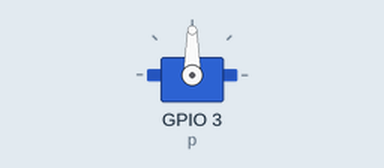
Recording of a program running on a simulated Raspberry Pi (BCM pin numbers). On the bench: servo. Servo angles are drawn from the pulse width (0.5 ms = 0°, 2.5 ms = 180°).

Above: at 0.05 s.
At 1.5 s:
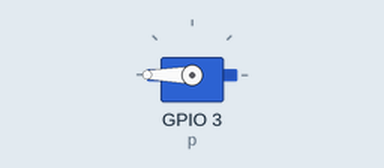
At 3.0 s:
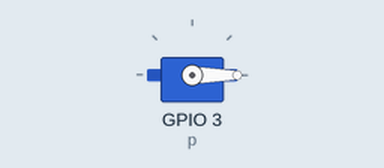
Timing chart, 0 to 6.9 s (numbered marks = the images above):
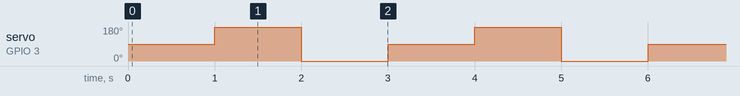

Measured:
- by itself, servo on GPIO 3 (p): repeats every 3.0 s: 0° 1.0 s, 90° 1.0 s, 180° 1.0 s

The program:

SERVO__1_.py
```python
import RPi.GPIO as IO        # calling for header file for GPIO’s of PI
import time                           # calling for time to provide delays in program
IO.setwarnings(False)          # do not show any warnings
IO.setmode (IO.BCM)            # programming the GPIO by BCM pin numbers. (like PIN29 as‘GPIO5’)
IO.setup(3,IO.OUT)             # initialize GPIO19 as an output
p = IO.PWM(3,50)              # GPIO19 as PWM output, with 50Hz frequency
p.start(7.5)                             # generate PWM signal with 7.5% duty cycle
while 1:                                                       # execute loop forever
        p.ChangeDutyCycle(7.5)                   # change duty cycle for getting the servo position to 90º
        time.sleep(1)                                      # sleep for 1 second
        p.ChangeDutyCycle(12.5)                  # change duty cycle for getting the servo position to 180º
        time.sleep(1)                                     # sleep for 1 second
        p.ChangeDutyCycle(2.5)                  # change duty cycle for getting the servo position to 0º
        time.sleep(1)                                     # sleep for 1 second
```
